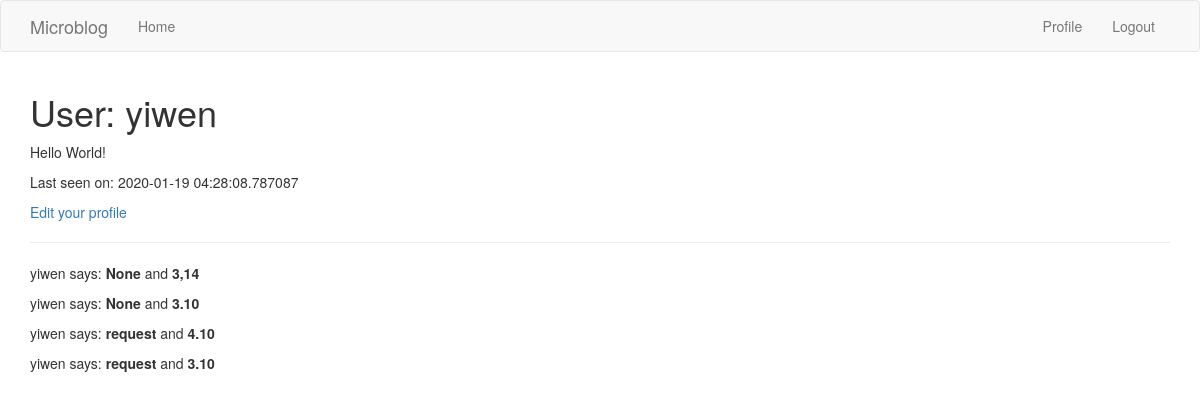
The page /user/yiwen (signed in) on the database as committed earlier.
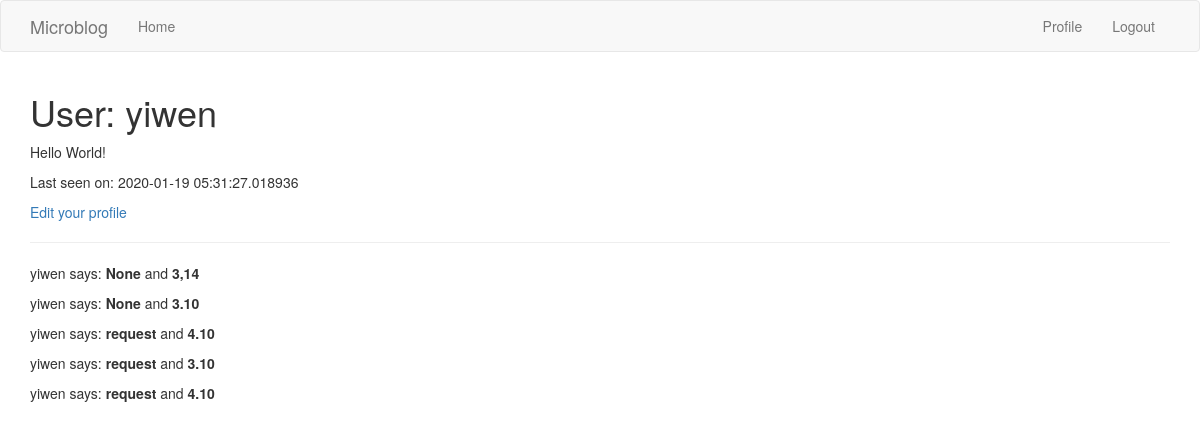
The same page on the database as committed later.
### app/models.py (models this page shows, shortened)
class User(UserMixin, db.Model):
    id = db.Column(db.Integer, primary_key=True)
    username = db.Column(db.String(64), index=True, unique=True)
    email = db.Column(db.String(120), index=True, unique=True)
    password_hash = db.Column(db.String(128))
    posts = db.relationship('Post', backref='author', lazy='dynamic')
    task = db.relationship('Task', backref='user', lazy='dynamic')
    about_me = db.Column(db.String(140))
    last_seen = db.Column(db.DateTime, default=datetime.utcnow)
    def get_all_posts(self):
        return Post.query.filter_by(user_id=self.id).all()

class Post(db.Model):
    id = db.Column(db.Integer, primary_key=True)
    body = db.Column(db.String(140))
    kernel_version = db.Column(db.String(100))
    container = db.Column(db.String(100))
    timestamp = db.Column(db.DateTime, index=True, default=datetime.utcnow)
    user_id = db.Column(db.Integer, db.ForeignKey('user.id'))

### app/routes.py (the view)
@app.route('/user/<username>')
@login_required
def user(username):
    user = User.query.filter_by(username=username).first_or_404()
    posts = current_user.get_all_posts()
    return render_template('user.html', user=user, posts=posts)

### app/models.py (called while the page is built)
@login.user_loader
def load_user(id):
    return User.query.get(int(id))

### app/routes.py (called while the page is built)
@app.before_request
def before_request():
    if current_user.is_authenticated:
        current_user.last_seen = datetime.utcnow()
        db.session.commit()

### app/templates/user.html
{% extends "base.html" %}
{% block app_content %}
    <h1>User: {{ user.username }}</h1>
    {% if user.about_me %}<p>{{ user.about_me }}</p>{% endif %}
    {% if user.last_seen %}<p>Last seen on: {{ user.last_seen }}</p>{% endif %}
    {% if user == current_user %}
    <p><a href="{{ url_for('edit_profile') }}">Edit your profile</a></p>
    {% endif %}
    <hr>
    {% for post in posts %}
    <p>
    {{ post.author.username }} says: <b>{{ post.body }}</b> and <b> {{ post.kernel_version }}</b>
    </p>
    {% endfor %}
{% endblock %}

### app/templates/base.html (shortened to what this page needs)
{% extends 'bootstrap/base.html' %}
{% block navbar %}
    <nav class="navbar navbar-default">
        <div class="container">
            <div class="navbar-header">
                <a class="navbar-brand" href="{{ url_for('index') }}">Microblog</a>
            </div>
            <div class="collapse navbar-collapse" id="bs-example-navbar-collapse-1">
                <ul class="nav navbar-nav">
                    <li><a href="{{ url_for('index') }}">Home</a></li>
                </ul>
                <ul class="nav navbar-nav navbar-right">
                    {% if current_user.is_anonymous %}
                    <li><a href="{{ url_for('login') }}">Login</a></li>
                    {% else %}
                    <li><a href="{{ url_for('user', username=current_user.username) }}">Profile</a></li>
                    <li><a href="{{ url_for('logout') }}">Logout</a></li>
                    {% endif %}
                </ul>
            </div>
        </div>
    </nav>
{% endblock %}
{% block content %}
    <div class="container">
        {% block app_content %}{% endblock %}
    </div>
{% endblock %}

Rows that differ between the two databases and show on the page:
changed User "yiwen": last_seen "2020-01-19 04:28:08.787087" → "2020-01-19 05:31:27.018936"
added Post: author.username "yiwen", body "request", kernel_version "4.10"
